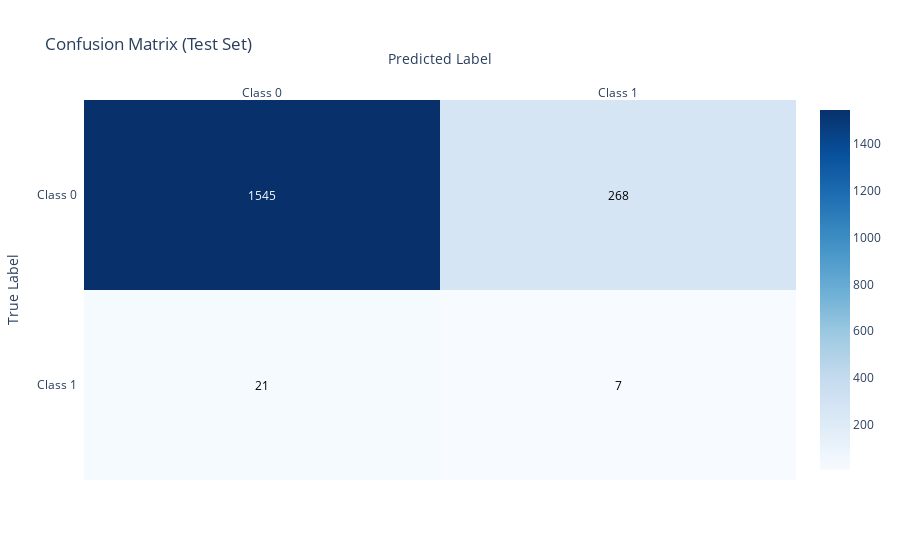

Source (notebook cell):
### Code cell
import plotly.figure_factory as ff
import numpy as np
from sklearn.metrics import confusion_matrix

# Compute confusion matrix
cm = confusion_matrix(y_test_full, y_test_pred, labels=[0, 1])
labels = ["Class 0", "Class 1"]

# Plot using Plotly
z = cm
x = labels
y = labels

fig = ff.create_annotated_heatmap(
    z=z,
    x=x,
    y=y,
    colorscale='Blues',
    showscale=True,
    annotation_text=[[str(cell) for cell in row] for row in z],
)

fig.update_layout(
    title="Confusion Matrix (Test Set)",
    xaxis_title="Predicted Label",
    yaxis_title="True Label",
)
fig.update_yaxes(autorange='reversed')
fig.show()

### Figure 1 — Plotly figure (JSON) as saved in the notebook; plotly's stock layout.template omitted (floating-point values rounded to 4 significant figures)
{"data": [{"colorscale": [[0, "rgb(247,251,255)"], [0.125, "rgb(222,235,247)"], [0.25, "rgb(198,219,239)"], [0.375, "rgb(158,202,225)"], [0.5, "rgb(107,174,214)"], [0.625, "rgb(66,146,198)"], [0.75, "rgb(33,113,181)"], [0.875, "rgb(8,81,156)"], [1, "rgb(8,48,107)"]], "reversescale": false, "showscale": true, "type": "heatmap", "x": ["Class 0", "Class 1"], "y": ["Class 0", "Class 1"], "z": [[1545, 268], [21, 7]]}], "layout": {"annotations": [{"font": {"color": "#FFFFFF"}, "showarrow": false, "text": "1545", "x": "Class 0", "xref": "x", "y": "Class 0", "yref": "y"}, {"font": {"color": "#000000"}, "showarrow": false, "text": "268", "x": "Class 1", "xref": "x", "y": "Class 0", "yref": "y"}, {"font": {"color": "#000000"}, "showarrow": false, "text": "21", "x": "Class 0", "xref": "x", "y": "Class 1", "yref": "y"}, {"font": {"color": "#000000"}, "showarrow": false, "text": "7", "x": "Class 1", "xref": "x", "y": "Class 1", "yref": "y"}], "title": {"text": "Confusion Matrix (Test Set)"}, "xaxis": {"dtick": 1, "gridcolor": "rgb(0, 0, 0)", "side": "top", "ticks": "", "title": {"text": "Predicted Label"}}, "yaxis": {"autorange": "reversed", "dtick": 1, "ticks": "", "ticksuffix": "  ", "title": {"text": "True Label"}}}}
